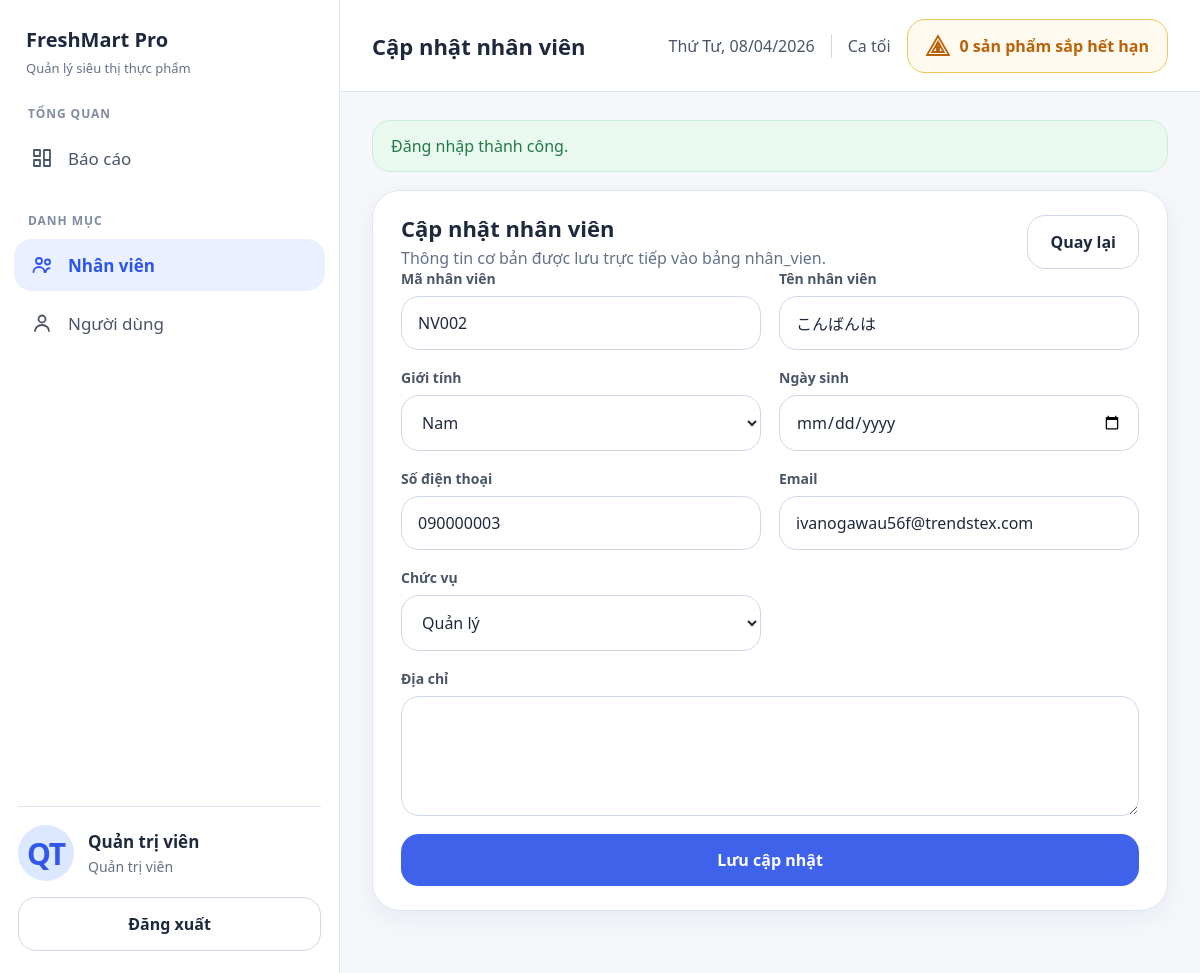
/index.php?c=nhan-vien&a=form&id=NV002 (signed in), run on the app's committed database.
### tables this page shows
CREATE TABLE `chuc_vu` (
  `ma_chuc_vu` varchar(20) NOT NULL,
  `ten_chuc_vu` varchar(100) NOT NULL
);

CREATE TABLE `tai_khoan` (
  `ma_tai_khoan` int(11) NOT NULL,
  `ten_dang_nhap` varchar(50) NOT NULL,
  `password` varchar(255) NOT NULL,
  `trang_thai` enum('HOAT_DONG','VO_HIEU_HOA') DEFAULT 'HOAT_DONG',
  `ma_nhan_vien` varchar(20) DEFAULT NULL,
  `ma_chuc_vu` varchar(20) DEFAULT NULL
);

CREATE TABLE `nhan_vien` (
  `ma_nhan_vien` varchar(20) NOT NULL,
  `ten_nhan_vien` varchar(100) NOT NULL,
  `gioi_tinh` varchar(10) DEFAULT NULL,
  `so_dien_thoai` varchar(15) DEFAULT NULL,
  `email` varchar(100) DEFAULT NULL,
  `dia_chi` varchar(255) DEFAULT NULL,
  `ngay_sinh` date DEFAULT NULL,
  `ma_chuc_vu` varchar(20) DEFAULT NULL
);

### controllers/NhanVienController.php (called while the page is built, shortened)
<?php
require_once APP_ROOT . '/models/NhanVienModel.php';
require_once APP_ROOT . '/models/ChucVuModel.php';
class NhanVienController
{
    private NhanVienModel $nhanVienModel;
    private ChucVuModel $chucVuModel;
    public function __construct()
    {
        $this->nhanVienModel = new NhanVienModel();
        $this->chucVuModel = new ChucVuModel();
    }
    public function form(): void
    {
        $id = trim((string) ($_GET['id'] ?? ''));
        $employee = $id !== '' ? $this->nhanVienModel->find($id) : null;
        $this->renderForm($employee, [], $employee !== null);
    }
    private function renderForm(array|null $employee, array $errors, bool $isEdit): void
    {
        render('nhan_vien/form', [
            'pageTitle' => $isEdit ? 'Cập nhật nhân viên' : 'Thêm nhân viên',
            'employee' => $employee,
            'errors' => $errors,
            'roles' => $this->chucVuModel->all(),
            'isEdit' => $isEdit,
        ]);
    }
}

### index.php (called while the page is built, shortened)
<?php
require_once realpath(__DIR__ . '/config/app.php');
$route = current_route();
$action = $route['action'];
$controller = new $controllerClass();
$controller->{$action}();

### models/ChucVuModel.php (called while the page is built, shortened)
<?php
class ChucVuModel
{
    private PDO $pdo;
    public function __construct()
    {
        $this->pdo = db();
    }
    public function all(): array
    {
        $statement = $this->pdo->query(
            'SELECT ma_chuc_vu, ten_chuc_vu FROM chuc_vu ORDER BY ten_chuc_vu ASC'
        );
        return $statement->fetchAll();
    }
}

### config/database.php (called while the page is built, shortened)
<?php
function db()
{
    static $pdo = null;
    if ($pdo === null) {
        $dsn = 'mysql:host=' . DB_HOST . ';port=' . DB_PORT
             . ';dbname=' . DB_NAME . ';charset=' . DB_CHARSET;
        try {
            $pdo = new PDO($dsn, DB_USER, DB_PASS, [
                PDO::ATTR_ERRMODE            => PDO::ERRMODE_EXCEPTION,
                PDO::ATTR_DEFAULT_FETCH_MODE => PDO::FETCH_ASSOC,
                PDO::ATTR_EMULATE_PREPARES   => false,
            ]);
        } catch (PDOException $e) {
            die('Lỗi kết nối CSDL: ' . $e->getMessage());
        }
    }
    return $pdo;
}

### models/NhanVienModel.php (called while the page is built, shortened)
<?php
class NhanVienModel
{
    private PDO $pdo;
    public function __construct()
    {
        $this->pdo = db();
    }
    public function find(string $id): ?array
    {
        $statement = $this->pdo->prepare(
            "SELECT
                nv.*,
                cv.ten_chuc_vu,
                tk.ma_tai_khoan,
                tk.ten_dang_nhap,
                tk.trang_thai AS trang_thai_tai_khoan
             FROM nhan_vien nv
             LEFT JOIN chuc_vu cv ON cv.ma_chuc_vu = nv.ma_chuc_vu
             LEFT JOIN tai_khoan tk ON tk.ma_nhan_vien = nv.ma_nhan_vien
             WHERE nv.ma_nhan_vien = :id
             LIMIT 1"
        );
        $statement->execute(['id' => $id]);
        $employee = $statement->fetch();
        return $employee ?: null;
    }
}

### views/nhan_vien/form.php (the view, shortened to what this page needs)
<?php
$employee = $employee ?? [];
$roles = $roles ?? [];
$isEdit = $isEdit ?? false;
?>
<section class="panel">
    <div class="toolbar">
        <div>
            <h3 class="section-title"><?= $isEdit ? 'Cập nhật nhân viên' : 'Thêm nhân viên' ?></h3>
            <p class="section-subtitle">Thông tin cơ bản được lưu trực tiếp vào bảng nhân_vien.</p>
        </div>
        <a class="button button--ghost" href="<?= e(url_for('nhan-vien', 'index')) ?>">Quay lại</a>
    </div>
    <form method="post" action="<?= e(url_for('nhan-vien', 'save')) ?>" class="form-grid">
        <div class="field">
            <label for="ma_nhan_vien">Mã nhân viên</label>
            <input id="ma_nhan_vien" name="ma_nhan_vien" value="<?= e($employee['ma_nhan_vien'] ?? '') ?>" <?= $isEdit ? 'readonly' : '' ?> required>
        </div>
        <div class="field">
            <label for="ten_nhan_vien">Tên nhân viên</label>
            <input id="ten_nhan_vien" name="ten_nhan_vien" value="<?= e($employee['ten_nhan_vien'] ?? '') ?>" required>
        </div>
        <div class="field">
            <label for="gioi_tinh">Giới tính</label>
            <select id="gioi_tinh" name="gioi_tinh">
                <?php $gender = $employee['gioi_tinh'] ?? ''; ?>
                <option value="Nam" <?= $gender === 'Nam' ? 'selected' : '' ?>>Nam</option>
            </select>
        </div>
        <div class="field">
            <label for="ngay_sinh">Ngày sinh</label>
            <input id="ngay_sinh" name="ngay_sinh" type="date" value="<?= e($employee['ngay_sinh'] ?? '') ?>">
        </div>
        <div class="field">
            <label for="so_dien_thoai">Số điện thoại</label>
            <input id="so_dien_thoai" name="so_dien_thoai" value="<?= e($employee['so_dien_thoai'] ?? '') ?>">
        </div>
        <div class="field">
            <label for="email">Email</label>
            <input id="email" name="email" type="email" value="<?= e($employee['email'] ?? '') ?>">
        </div>
        <div class="field">
            <label for="ma_chuc_vu">Chức vụ</label>
            <select id="ma_chuc_vu" name="ma_chuc_vu" required>
                <?php foreach ($roles as $role): ?>
                    <option value="<?= e($role['ma_chuc_vu']) ?>" <?= ($employee['ma_chuc_vu'] ?? '') === $role['ma_chuc_vu'] ? 'selected' : '' ?>>
                        <?= e($role['ten_chuc_vu']) ?>
                    </option>
                <?php endforeach; ?>
            </select>
        </div>
        <div class="field field--full">
            <label for="dia_chi">Địa chỉ</label>
            <textarea id="dia_chi" name="dia_chi"><?= e($employee['dia_chi'] ?? '') ?></textarea>
        </div>
        <div class="field field--full">
            <button type="submit"><?= $isEdit ? 'Lưu cập nhật' : 'Thêm nhân viên' ?></button>
        </div>
    </form>
</section>

### views/layout/header.php (shortened to what this page needs)
<!DOCTYPE html>
<html lang="vi">
<head>
    <link rel="stylesheet" href="<?= e(asset_url('css/style.css')) ?>?v=<?= e(APP_VERSION) ?>">
    <link rel="stylesheet" href="<?= e(asset_url('css/smooth.css')) ?>?v=<?= e(APP_VERSION) ?>">
</head>
<body hx-boost="true">
    <div class="app-shell<?= $hideNav ? ' app-shell--auth' : '' ?>">
        <?php if (!$hideNav && $currentUser): ?>
            <aside class="sidebar">
                <div class="brand">
                    <h1>FreshMart Pro</h1>
                    <p>Quản lý siêu thị thực phẩm</p>
                </div>
                <nav class="sidebar__nav">
                    <div class="sidebar__section">
                        <span class="sidebar__section-label">Tổng quan</span>
                        <a class="nav-link <?= $route['controller'] === 'bao-cao' ? 'is-active' : '' ?>" href="<?= e(url_for('bao-cao', 'index')) ?>">
                            <span class="nav-link__icon">
                                <svg viewBox="0 0 24 24" aria-hidden="true"><path d="M4 4h6v6H4zm10 0h6v10h-6zM4 14h6v6H4zm10 0h6v6h-6z"/></svg>
                            </span>
                            <span>Báo cáo</span>
                        </a>
                    </div>
                    <div class="sidebar__section">
                        <span class="sidebar__section-label">Danh mục</span>
                        <?php if (can_access('nhan-vien')): ?>
                            <a class="nav-link <?= $route['controller'] === 'nhan-vien' ? 'is-active' : '' ?>" href="<?= e(url_for('nhan-vien', 'index')) ?>">
                                <span class="nav-link__icon">
                                    <svg viewBox="0 0 24 24" aria-hidden="true"><circle cx="9" cy="8" r="3"/><path d="M3.5 19c0-2.8 2.4-5 5.5-5s5.5 2.2 5.5 5"/><circle cx="17.5" cy="9" r="2.5"/><path d="M15.5 19c.3-2 1.9-3.5 4-3.9"/></svg>
                                </span>
                                <span>Nhân viên</span>
                            </a>
                        <?php endif; ?>
                        <?php if (can_access('tai-khoan')): ?>
                            <a class="nav-link <?= $route['controller'] === 'tai-khoan' ? 'is-active' : '' ?>" href="<?= e(url_for('tai-khoan', 'index')) ?>">
                                <span class="nav-link__icon">
                                    <svg viewBox="0 0 24 24" aria-hidden="true"><circle cx="12" cy="8" r="3.5"/><path d="M5 20c0-3.3 3.1-6 7-6s7 2.7 7 6"/></svg>
                                </span>
                                <span>Người dùng</span>
                            </a>
                        <?php endif; ?>
                    </div>
                </nav>
                <div class="sidebar__footer">
                    <div class="profile-card">
                        <div class="profile-card__avatar"><?= e(user_initials($currentUser['ten_nhan_vien'] ?? $currentUser['ten_dang_nhap'] ?? '')) ?></div>
                        <div>
                            <strong><?= e($currentUser['ten_nhan_vien'] ?? $currentUser['ten_dang_nhap'] ?? 'Người dùng') ?></strong>
                            <span><?= e($currentUser['ten_chuc_vu'] ?? $currentUser['ma_chuc_vu'] ?? '') ?></span>
                        </div>
                    </div>
                    <a class="button button--ghost button--full" href="<?= e(url_for('auth', 'logout')) ?>">Đăng xuất</a>
                </div>
            </aside>
        <?php endif; ?>
        <main class="content">
            <?php if (!$hideNav && $currentUser): ?>
                <header class="topbar">
                    <div class="topbar__title"><?= e($route['controller'] === 'bao-cao' ? 'Báo cáo tổng quan' : $pageTitle) ?></div>
                    <div class="topbar__meta">
                        <span><?= e(app_date_label()) ?></span>
                        <span><?= e(current_shift_label()) ?></span>
                        <span class="topbar__alert">
                            <svg viewBox="0 0 24 24" aria-hidden="true"><path d="M12 2 1 21h22L12 2zm0 5.75 5.74 10.25H6.26L12 7.75zM11 10h2v4h-2zm0 5h2v2h-2z"/></svg>
                            <?= e((string) expiring_product_count()) ?> sản phẩm sắp hết hạn
                        </span>
                    </div>
                </header>
            <?php endif; ?>
            <div class="content__inner">
            <?php foreach ($flashes as $flashMessage): ?>
                <div class="alert alert--<?= e($flashMessage['type']) ?>">
                    <?= e($flashMessage['message']) ?>
                </div>
            <?php endforeach; ?>

### assets/css/smooth.css (style rules this page uses)
.button, button, .nav-link { transition: all 0.25s cubic-bezier(0.16, 1, 0.3, 1) !important; }
.content__inner { animation: fadeUp 0.35s ease-out forwards; }

### data on the page
chuc_vu: ten_chuc_vu "QT", ten_chuc_vu "Quản trị viên"
tai_khoan: ma_nhan_vien "NV002", ten_nhan_vien "こんばんは", so_dien_thoai "090000003", email "ivanogawau56f@trendstex.com"
nhan_vien: gioi_tinh "Nam", ma_chuc_vu "Quản lý"

### other printed values
$route['controller'] === 'bao-cao' ? 'Báo cáo tổng quan' : $pageTitle "Cập nhật nhân viên"
app_date_label() "Thứ Tư, 08/04/2026"
current_shift_label() "Ca tối"
expiring_product_count() "0"
$flashMessage['message'] "Đăng nhập thành công."
